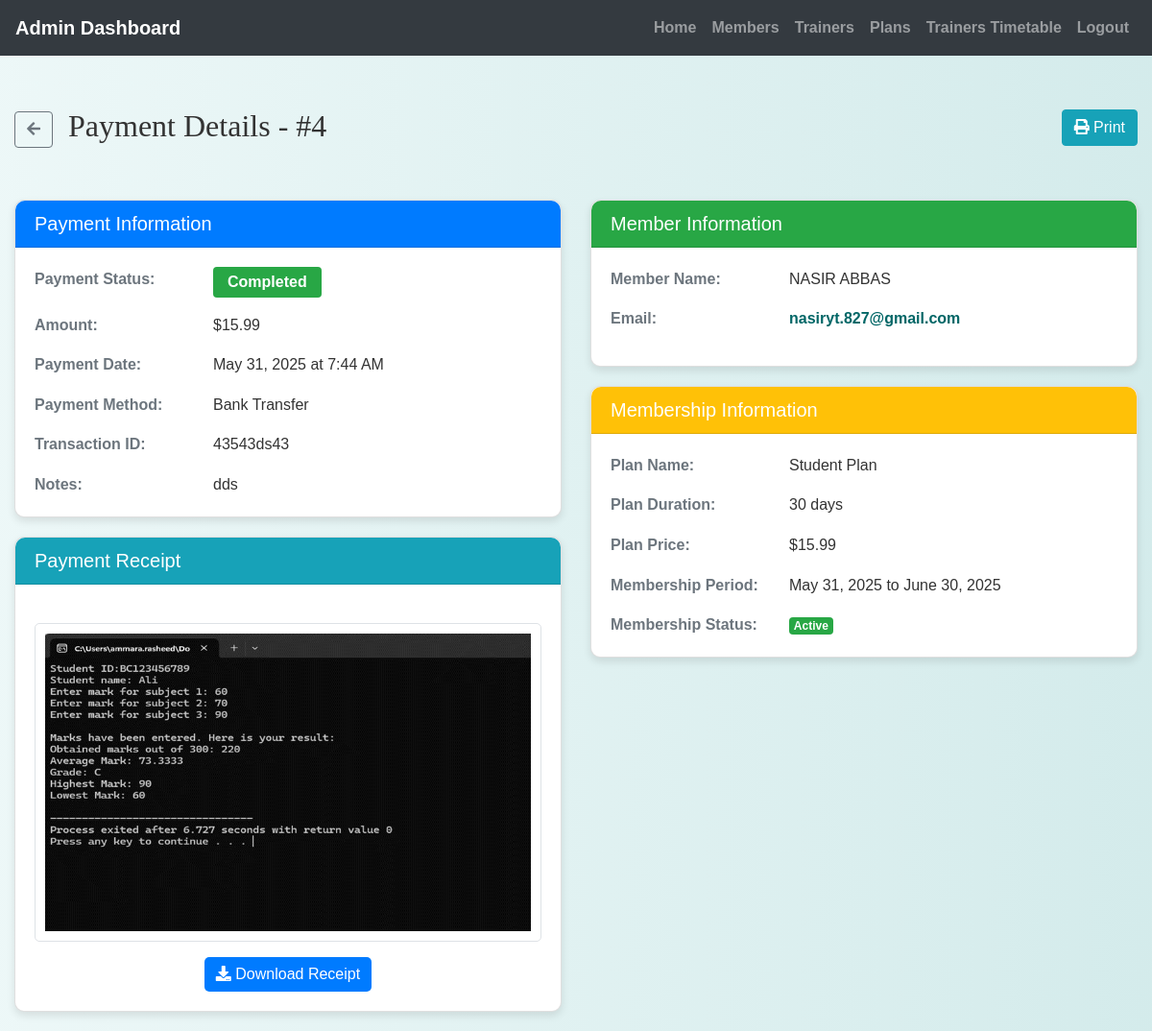
The page /admin/payment_details.php?id=4 (signed in) on the database its author committed.
### tables this page shows
CREATE TABLE `payments` (
  `payment_id` int(11) NOT NULL,
  `membership_id` int(11) DEFAULT NULL,
  `amount` decimal(10,2) NOT NULL,
  `payment_date` timestamp NOT NULL DEFAULT current_timestamp(),
  `payment_method` enum('credit_card','debit_card','bank_transfer','cash','other') DEFAULT NULL,
  `transaction_id` varchar(100) DEFAULT NULL,
  `transaction_image` varchar(255) DEFAULT NULL,
  `status` enum('completed','pending','failed','refunded') NOT NULL,
  `notes` text DEFAULT NULL
);

CREATE TABLE `members` (
  `member_id` int(11) NOT NULL,
  `first_name` varchar(50) NOT NULL,
  `last_name` varchar(50) NOT NULL,
  `date_of_birth` date DEFAULT NULL,
  `gender` enum('male','female','other') DEFAULT NULL,
  `address` text DEFAULT NULL,
  `emergency_contact_name` varchar(100) DEFAULT NULL,
  `emergency_contact_phone` varchar(20) DEFAULT NULL,
  `health_conditions` text DEFAULT NULL,
  `fitness_goals` text DEFAULT NULL,
  `height` decimal(5,2) DEFAULT NULL,
  `weight` decimal(5,2) DEFAULT NULL,
  `profile_picture` varchar(255) DEFAULT NULL,
  `email` varchar(100) DEFAULT NULL,
  `password` varchar(255) NOT NULL
);

CREATE TABLE `membership_plans` (
  `plan_id` int(11) NOT NULL,
  `plan_name` varchar(100) NOT NULL,
  `description` text DEFAULT NULL,
  `duration_days` int(11) NOT NULL,
  `price` decimal(10,2) NOT NULL
);

CREATE TABLE `member_memberships` (
  `membership_id` int(11) NOT NULL,
  `member_id` int(11) NOT NULL,
  `plan_id` int(11) NOT NULL,
  `start_date` date NOT NULL,
  `end_date` date NOT NULL,
  `is_active` tinyint(1) DEFAULT 1,
  `auto_renew` tinyint(1) DEFAULT 0,
  `payment_status` enum('paid','pending','failed') DEFAULT 'pending'
);

### admin/payment_details.php (the view, shortened to what this page needs)
<?php
include('config.php');
$payment_id = intval($_GET['id']);
$query = "SELECT p.*,
                 m.first_name as member_first, m.last_name as member_last, m.email as member_email,
                 mp.plan_name, mp.duration_days, mp.price as plan_price,
                 mm.start_date, mm.end_date, mm.is_active as membership_active
          FROM payments p
          JOIN member_memberships mm ON p.membership_id = mm.membership_id
          JOIN members m ON mm.member_id = m.member_id
          JOIN membership_plans mp ON mm.plan_id = mp.plan_id
          WHERE p.payment_id = ?";
$stmt = mysqli_prepare($conn, $query);
mysqli_stmt_bind_param($stmt, "i", $payment_id);
mysqli_stmt_execute($stmt);
$result = mysqli_stmt_get_result($stmt);
$payment = mysqli_fetch_assoc($result);
$payment_date = date('F j, Y \a\t g:i A', strtotime($payment['payment_date']));
$membership_start = date('F j, Y', strtotime($payment['start_date']));
$membership_end = date('F j, Y', strtotime($payment['end_date']));
$status_class = match ($payment['status']) {
    'completed' => 'success',
    'pending' => 'warning',
    'failed' => 'danger',
    'refunded' => 'secondary',
    default => 'info',
};
$receipt_path = '';
if (!empty($payment['transaction_image'])) {
    $potential_path = '../images/' . basename($payment['transaction_image']);
    if (file_exists($potential_path)) {
        $receipt_path = $potential_path;
    }
}
?>
<!DOCTYPE html>
<html lang="en">
<head>
    <link rel="stylesheet" href="https://stackpath.bootstrapcdn.com/bootstrap/4.5.2/css/bootstrap.min.css">
    <link rel="stylesheet" href="https://cdnjs.cloudflare.com/ajax/libs/font-awesome/5.15.4/css/all.min.css">
    <link rel="stylesheet" href="../css/style.css">
</head>
<body>
<?php include('admin_navbar.php'); ?>
<div class="container-fluid mt-4">
    <div class="d-flex justify-content-between align-items-center mb-4">
        <h2>
            <a href="payments.php" class="btn btn-outline-secondary mr-2"><i class="fas fa-arrow-left"></i></a>
            Payment Details - #<?php echo $payment_id; ?>
        </h2>
        <div class="btn-group">
            <button onclick="window.print()" class="btn btn-info"><i class="fas fa-print"></i> Print</button>
        </div>
    </div>
    <div class="row">
        <div class="col-md-6">
            <div class="card detail-card">
                <div class="card-header bg-primary text-white detail-header"><h5 class="mb-0">Payment Information</h5></div>
                <div class="card-body">
                    <div class="row mb-3"><div class="col-md-4 detail-label">Payment Status:</div><div class="col-md-8"><span class="badge badge-<?php echo $status_class; ?> status-badge"><?php echo ucfirst($payment['status']); ?></span></div></div>
                    <div class="row mb-3"><div class="col-md-4 detail-label">Amount:</div><div class="col-md-8">$<?php echo number_format($payment['amount'], 2); ?></div></div>
                    <div class="row mb-3"><div class="col-md-4 detail-label">Payment Date:</div><div class="col-md-8"><?php echo $payment_date; ?></div></div>
                    <div class="row mb-3"><div class="col-md-4 detail-label">Payment Method:</div><div class="col-md-8"><?php echo $payment['payment_method'] ? ucwords(str_replace('_', ' ', $payment['payment_method'])) : 'Not specified'; ?></div></div>
                    <div class="row mb-3"><div class="col-md-4 detail-label">Transaction ID:</div><div class="col-md-8"><?php echo $payment['transaction_id'] ?: 'N/A'; ?></div></div>
                    <div class="row"><div class="col-md-4 detail-label">Notes:</div><div class="col-md-8"><?php echo $payment['notes'] ? nl2br(htmlspecialchars($payment['notes'])) : 'No notes available'; ?></div></div>
                </div>
            </div>
            <?php if ($receipt_path): ?>
            <div class="card detail-card">
                <div class="card-header bg-info text-white detail-header"><h5 class="mb-0">Payment Receipt</h5></div>
                <div class="card-body text-center">
                    <div class="receipt-container"><img src="<?php echo $receipt_path; ?>" alt="Payment Receipt" class="receipt-image"></div>
                    <a href="<?php echo $receipt_path; ?>" download class="btn btn-primary mt-3"><i class="fas fa-download"></i> Download Receipt</a>
                </div>
            </div>
            <?php endif; ?>
        </div>
        <div class="col-md-6">
            <div class="card detail-card">
                <div class="card-header bg-success text-white detail-header"><h5 class="mb-0">Member Information</h5></div>
                <div class="card-body">
                    <div class="row mb-3"><div class="col-md-4 detail-label">Member Name:</div><div class="col-md-8"><?php echo htmlspecialchars($payment['member_first'] . ' ' . $payment['member_last']); ?></div></div>
                    <div class="row mb-3"><div class="col-md-4 detail-label">Email:</div><div class="col-md-8"><a href="mailto:<?php echo htmlspecialchars($payment['member_email']); ?>"><?php echo htmlspecialchars($payment['member_email']); ?></a></div></div>
                </div>
            </div>
            <div class="card detail-card">
                <div class="card-header bg-warning text-white detail-header"><h5 class="mb-0">Membership Information</h5></div>
                <div class="card-body">
                    <div class="row mb-3"><div class="col-md-4 detail-label">Plan Name:</div><div class="col-md-8"><?php echo htmlspecialchars($payment['plan_name']); ?></div></div>
                    <div class="row mb-3"><div class="col-md-4 detail-label">Plan Duration:</div><div class="col-md-8"><?php echo $payment['duration_days']; ?> days</div></div>
                    <div class="row mb-3"><div class="col-md-4 detail-label">Plan Price:</div><div class="col-md-8">$<?php echo number_format($payment['plan_price'], 2); ?></div></div>
                    <div class="row mb-3"><div class="col-md-4 detail-label">Membership Period:</div><div class="col-md-8"><?php echo $membership_start; ?> to <?php echo $membership_end; ?></div></div>
                    <div class="row"><div class="col-md-4 detail-label">Membership Status:</div><div class="col-md-8"><span class="badge <?php echo $payment['membership_active'] ? 'badge-success' : 'badge-secondary'; ?>"><?php echo $payment['membership_active'] ? 'Active' : 'Inactive'; ?></span></div></div>
                </div>
            </div>
        </div>
    </div>
</div>
</body>
</html>

### admin/admin_navbar.php (shortened to what this page needs)
<nav class="navbar navbar-expand-lg navbar-dark bg-dark">
  <a class="navbar-brand" href="admin_home.php">Admin Dashboard</a>
  <div class="collapse navbar-collapse" id="navbarNav">
    <ul class="navbar-nav ml-auto">
      <li class="nav-item ">
        <a class="nav-link" href="admin_home.php">Home</a>
      </li>
      <li class="nav-item ">
        <a class="nav-link" href="view_members.php">Members</a>
      </li>
      <li class="nav-item ">
        <a class="nav-link" href="view_trainers.php">Trainers</a>
      </li>
      <li class="nav-item ">
        <a class="nav-link" href="view_membership_plans.php">Plans</a>
      </li>
      <li class="nav-item ">
        <a class="nav-link" href="view_trainer_availability.php">Trainers Timetable</a>
      </li>
      <li class="nav-item">
        <a class="nav-link" href="logout.php">Logout</a>
      </li>
    </ul>
  </div>
</nav>

### css/style.css (style rules this page uses)
body { background: linear-gradient(90deg, rgba(233, 246, 246, 0.831), rgba(207, 233, 233, 0.9)); font-family: 'Arial', sans-serif; color: #333; line-height: 1.6; }
h1, h2, h3, h4 { text-align: center; margin-top: 30px; margin-bottom: 30px; font-family: 'Georgia', serif; }
.btn-primary { color: #fff; border: none; border-radius: 5px; cursor: pointer; transition: background-color 0.3s ease; }
a { color: #006666; text-decoration: none; font-weight: bold; }

### admin/payment_details.php (style rules this page uses)
.detail-card { border-radius: 10px; box-shadow: 0 4px 8px rgba(0,0,0,0.1); margin-bottom: 20px; }
.detail-header { border-radius: 10px 10px 0 0 !important; }
.detail-label { font-weight: 600; color: #6c757d; }
.receipt-container { max-width: 100%; margin-top: 20px; border: 1px solid #dee2e6; border-radius: 5px; padding: 10px; }
.receipt-image { max-width: 100%; height: auto; }
.status-badge { font-size: 1rem; padding: 8px 15px; }

### rows shown on the page
payments: status "Completed", amount "15.99", payment_date "May 31, 2025 at 7:44 AM", payment_method "Bank Transfer", transaction "43543ds43", notes "dds", transaction_image (picture), members.first_name+last_name "NASIR ABBAS", members.email "nasiryt.827@gmail.com", membership_plans.plan_name "Student Plan", membership_plans.duration_days "30", membership_plans.price "15.99", membership.start_date "May 31, 2025", membership.end_date "June 30, 2025"

### other values the page prints
$payment_id "4"
